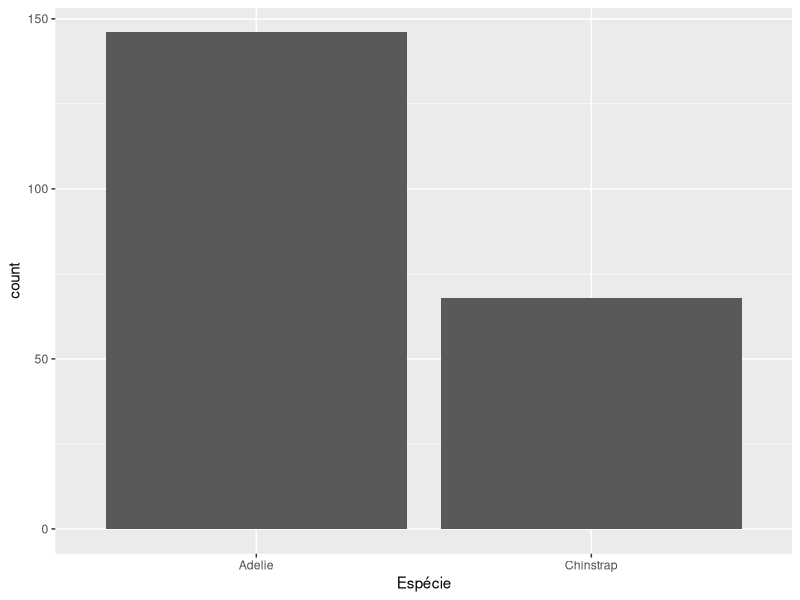
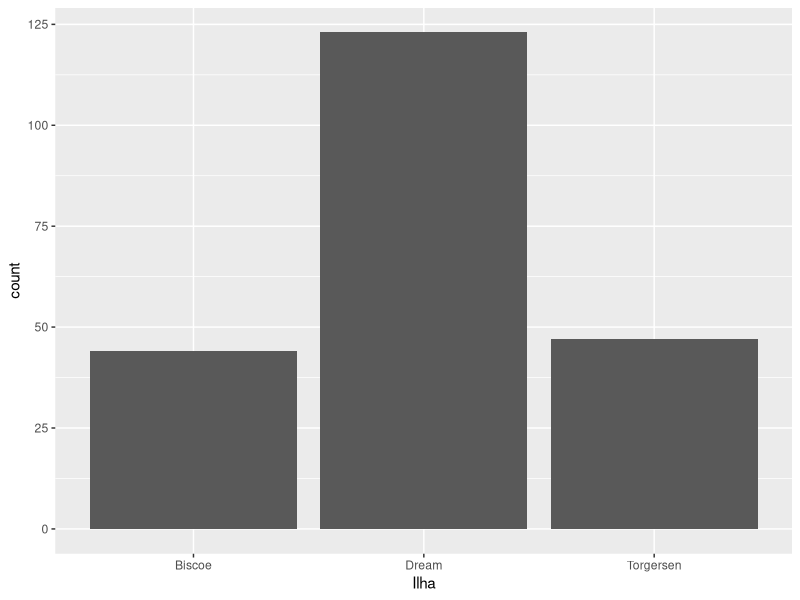
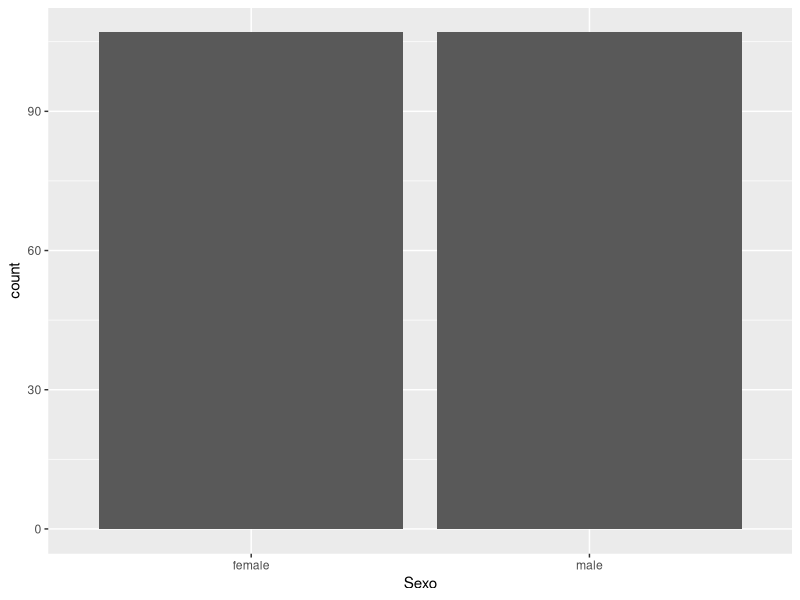
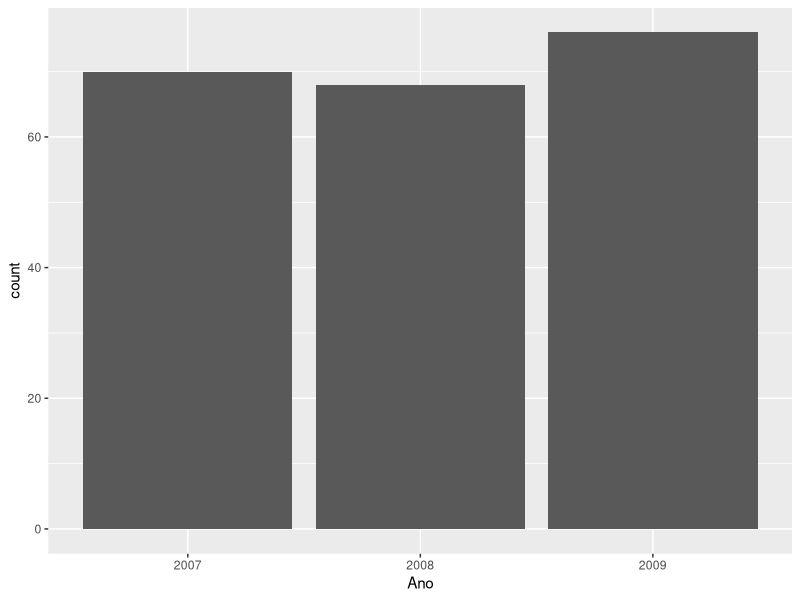
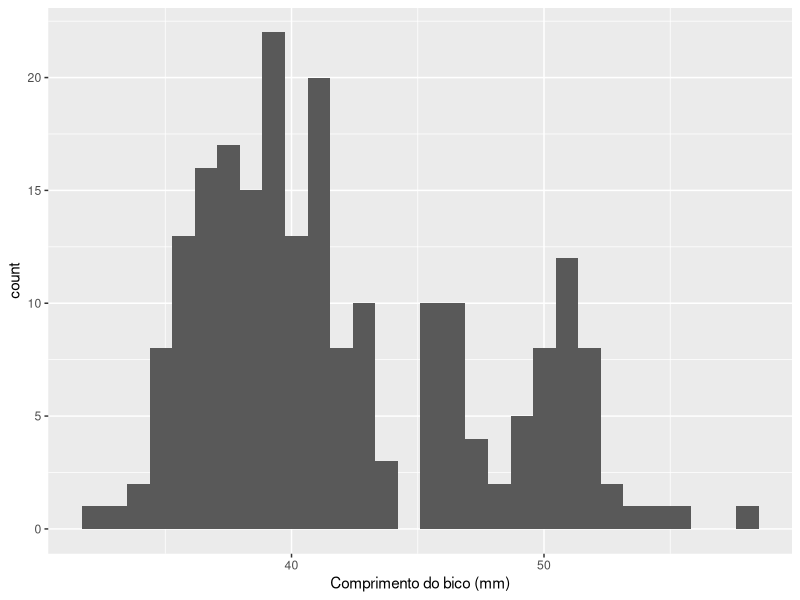
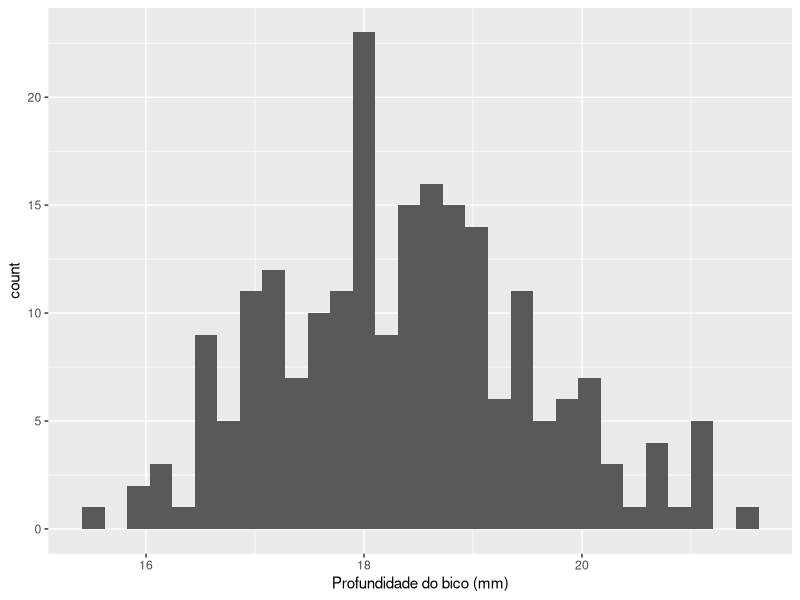
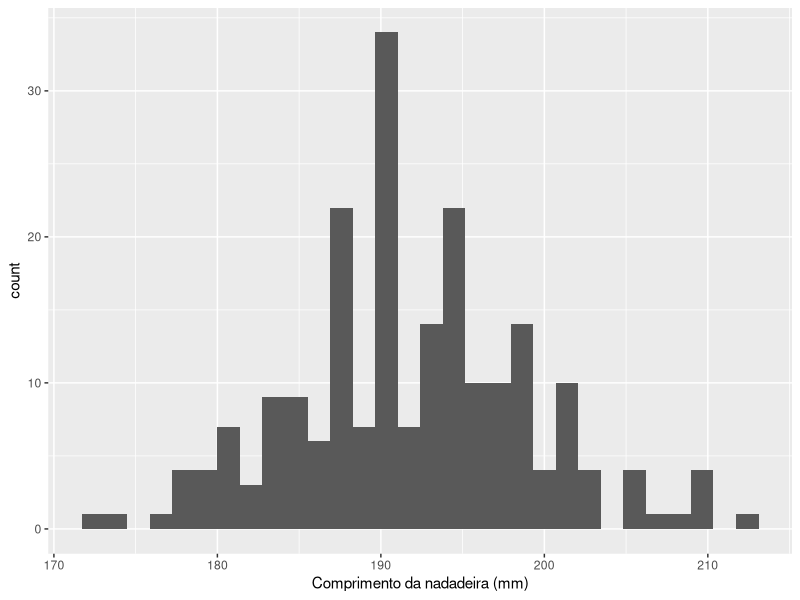
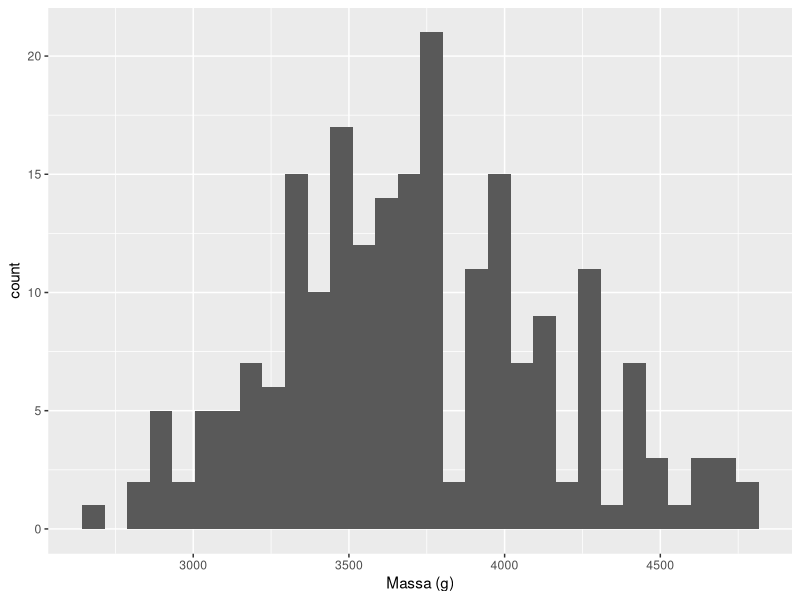

Recreate these plots in R, in order.
#install.packages("dplyr")
#install.packages("ggplot2")
#install.packages("palmerpenguins")

library(dplyr)
library(ggplot2)
library(palmerpenguins)

?penguins

dados = na.omit(penguins)
dados$year = factor(dados$year)

# 1.

print("Linhas:")
nrow(dados)
print("Colunas")
ncol(dados)

# 2.

print("Mínimo:")
min(dados$body_mass_g)
print("Média:")
mean(dados$body_mass_g)
print("Máximo:")
max(dados$body_mass_g)

# 3.

## a.
colnames(dados)
dados1 = rename(dados, Espécie = species, Ilha = island, "Comprimento do bico (mm)" = bill_length_mm, "Profundidade do bico (mm)" = bill_depth_mm, "Comprimento da nadadeira (mm)" = flipper_length_mm, "Massa (g)" = body_mass_g, Sexo = sex, Ano = year)
dados1

## b.
dados2 = arrange(dados1, `Comprimento do bico (mm)`, `Profundidade do bico (mm)`)
dados2

## c.
dados3 = filter(dados2, Espécie != "Gentoo")
dados3

## d.

dados_final = mutate(dados3, `Razão de bico` = `Comprimento do bico (mm)`/`Profundidade do bico (mm)`)
dados_final

# 4.

## a.

ggplot(dados_final, aes(Espécie)) +
  geom_bar()

ggplot(dados_final, aes(Ilha)) +
  geom_bar()

ggplot(dados_final, aes(Sexo)) +
  geom_bar()

ggplot(dados_final, aes(Ano)) +
  geom_bar()

## b.
colnames(dados_final)
ggplot(dados_final, aes(`Comprimento do bico (mm)`)) +
  geom_histogram()

ggplot(dados_final, aes(`Profundidade do bico (mm)`)) +
  geom_histogram()

ggplot(dados_final, aes(`Comprimento da nadadeira (mm)`)) +
  geom_histogram()

ggplot(dados_final, aes(`Massa (g)`)) +
  geom_histogram()

ggplot(dados_final, aes(`Razão de bico`)) +
  geom_histogram()

# 5.

## a.

ggplot(dados_final, aes(x = Espécie, y = `Massa (g)`)) +
  geom_boxplot()

ggplot(dados_final, aes(x = Ilha, y = `Massa (g)`)) +
  geom_boxplot()

ggplot(dados_final, aes(x = Sexo, y = `Massa (g)`)) +
  geom_boxplot() # Fator significativo

ggplot(dados_final, aes(x = Ano, y = `Massa (g)`)) +
  geom_boxplot()

## b.

ggplot(dados_final, aes(x = `Comprimento do bico (mm)`, y = `Massa (g)`)) +
  geom_point()

ggplot(dados_final, aes(x = `Profundidade do bico (mm)`, y = `Massa (g)`)) +
  geom_point() # Fator significativo

ggplot(dados_final, aes(x = `Comprimento da nadadeira (mm)`, y = `Massa (g)`)) +
  geom_point() # Fator significativo

ggplot(dados_final, aes(x = `Razão de bico`, y = `Massa (g)`)) +
  geom_point()

## c.

print("Sexo, profundidade do bico e comprimento da nadadeira")

# 6.

## a.
attach(dados_final)
reg1 = lm(`Massa (g)` ~ `Sexo`)
reg2 = lm(`Massa (g)` ~ `Profundidade do bico (mm)`)
reg3 = lm(`Massa (g)` ~ `Comprimento da nadadeira (mm)`)

ggplot(dados_final, aes(x = `Sexo`, y = `Massa (g)`)) +
  geom_point() +
  geom_abline(intercept = reg1$coefficients[1], slope = reg1$coefficients[2])

ggplot(dados_final, aes(x = `Profundidade do bico (mm)`, y = `Massa (g)`)) +
  geom_point() +
  geom_abline(intercept = reg2$coefficients[1], slope = reg2$coefficients[2])

ggplot(dados_final, aes(x = `Comprimento da nadadeira (mm)`, y = `Massa (g)`)) +
  geom_point() +
  geom_abline(intercept = reg3$coefficients[1], slope = reg3$coefficients[2])

## b.

reg12 = lm(`Massa (g)` ~ Sexo + `Profundidade do bico (mm)`)
reg13 = lm(`Massa (g)` ~ Sexo + `Comprimento da nadadeira (mm)`)
reg23 = lm(`Massa (g)` ~ `Profundidade do bico (mm)` + `Comprimento da nadadeira (mm)`)
reg123 = lm(`Massa (g)` ~ Sexo + `Profundidade do bico (mm)` + `Comprimento da nadadeira (mm)`)
AIC(reg1, reg2, reg3, reg12, reg13, reg23, reg123)

## c.

t2 = t.test(`Massa (g)`, `Profundidade do bico (mm)`) 
t3 = t.test(`Massa (g)`, `Comprimento da nadadeira (mm)`) 
t2$p.value
t3$p.value

## d.

s123 = summary(reg123)
s123$adj.r.squared
